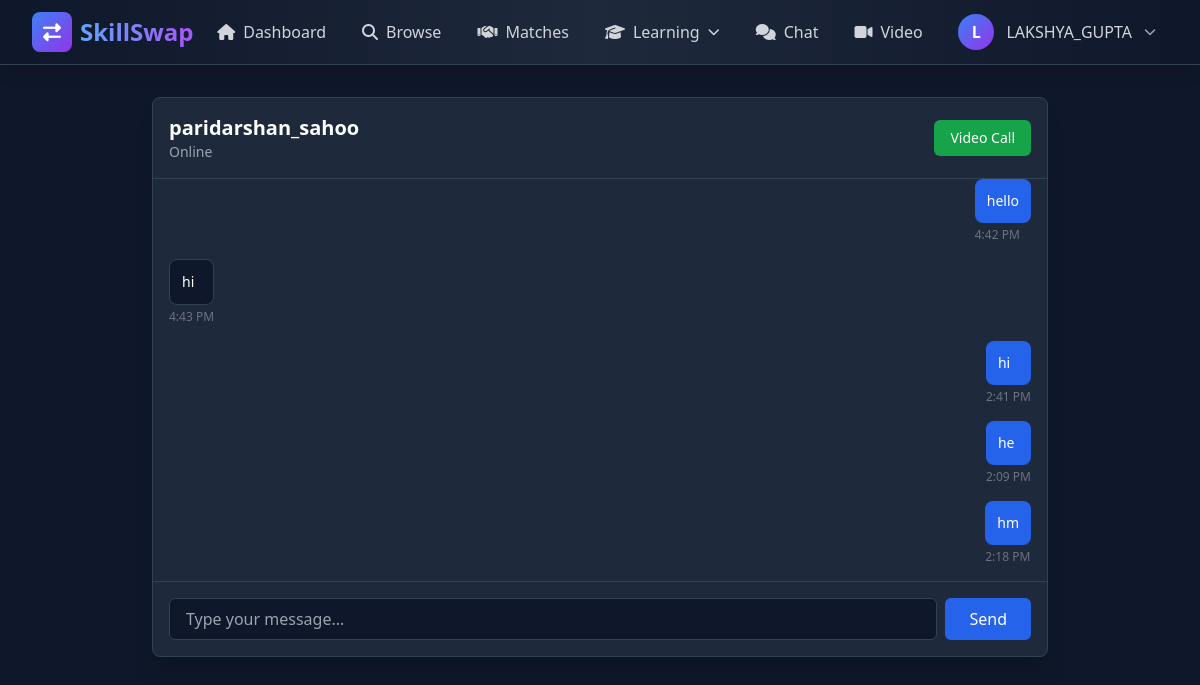
Page /chat/room/chat_1_2/ (signed in) on the committed database.
### chat/models.py (models this page shows, shortened)
class Message(models.Model):
    room = models.ForeignKey(ChatRoom, on_delete=models.CASCADE, related_name='messages')
    sender = models.ForeignKey(User, on_delete=models.CASCADE)
    content = models.TextField()
    timestamp = models.DateTimeField(auto_now_add=True)
    is_read = models.BooleanField(default=False)
    class Meta:
        ordering = ['timestamp']

### chat/views.py (the view)
# urls.py: path('room/<str:room_name>/', views.chat_room, name='chat_room'),
@login_required
def chat_room(request, room_name):
    room = get_object_or_404(ChatRoom, name=room_name, participants=request.user)
    chat_messages = room.messages.all().select_related('sender')
    Message.objects.filter(room=room).exclude(sender=request.user).update(is_read=True)
    other_user = room.participants.exclude(id=request.user.id).first()
    context = {
        'room': room,
        'chat_messages': chat_messages,
        'other_user': other_user,
    }
    return render(request, 'chat/chat_room.html', context)

### chat/templates/chat/chat_room.html (shortened to what this page needs)
{% extends 'base.html' %}
{% block content %}
<div class="max-w-4xl mx-auto">
    <div class="bg-dark-card rounded-lg shadow-xl border border-dark-border flex flex-col" style="height: 70vh;">
        <div class="p-4 border-b border-dark-border flex justify-between items-center">
            <div>
                <h2 class="text-xl font-bold text-white">{{ other_user.username }}</h2>
                <p class="text-sm text-gray-400">Online</p>
            </div>
            <a href="{% url 'video:start_call' other_user.id %}"
               class="bg-green-600 hover:bg-green-700 text-white px-4 py-2 rounded-md text-sm">
                Video Call
            </a>
        </div>
        <div id="chat-messages" class="flex-1 overflow-y-auto p-4 space-y-4">
            {% for message in chat_messages %}
            <div class="flex {% if message.sender == request.user %}justify-end{% else %}justify-start{% endif %}">
                <div class="max-w-xs lg:max-w-md">
                    <div class="{% if message.sender == request.user %}bg-blue-600{% else %}bg-dark-bg border border-dark-border{% endif %} rounded-lg p-3">
                        <p class="text-sm text-white">{{ message.content }}</p>
                    </div>
                    <p class="text-xs text-gray-500 mt-1">{{ message.timestamp|date:"g:i A" }}</p>
                </div>
            </div>
            {% endfor %}
        </div>
        <div class="p-4 border-t border-dark-border">
            <div class="flex space-x-2">
                <input type="text" id="message-input" placeholder="Type your message..."
                       class="flex-1 bg-dark-bg border border-dark-border rounded-md px-4 py-2 text-gray-100 focus:outline-none focus:border-blue-500">
                <button id="send-button" class="bg-blue-600 hover:bg-blue-700 text-white px-6 py-2 rounded-md">
                    Send
                </button>
            </div>
        </div>
    </div>
</div>
{% endblock %}

### templates/base.html (shortened to what this page needs)
<!DOCTYPE html>
<html lang="en" class="dark">
<head>
    <script src="https://cdn.tailwindcss.com"></script>
    <link rel="stylesheet" href="https://cdnjs.cloudflare.com/ajax/libs/font-awesome/6.4.0/css/all.min.css">
</head>
<body class="bg-dark-bg text-gray-100 min-h-screen">
    <nav class="bg-gradient-to-r from-slate-900 via-slate-800 to-slate-900 border-b border-slate-700 shadow-lg sticky top-0 z-50 backdrop-blur-sm bg-opacity-95">
        <div class="max-w-7xl mx-auto px-4 sm:px-6 lg:px-8">
            <div class="flex justify-between h-16">
                <div class="flex items-center">
                    <a href="{% url 'dashboard:home' %}" class="flex items-center space-x-2 group">
                        <div class="w-10 h-10 bg-gradient-to-br from-blue-500 to-purple-600 rounded-lg flex items-center justify-center transform group-hover:scale-110 transition-transform duration-300">
                            <i class="fas fa-exchange-alt text-white text-lg"></i>
                        </div>
                        <span class="text-2xl font-bold bg-gradient-to-r from-blue-400 to-purple-500 bg-clip-text text-transparent">SkillSwap</span>
                    </a>
                </div>
                {% if user.is_authenticated %}
                <div class="hidden lg:flex items-center space-x-1">
                    <a href="{% url 'dashboard:home' %}" class="nav-link px-4 py-2 text-gray-300 hover:text-white rounded-md hover:bg-slate-700/50 flex items-center space-x-2">
                        <i class="fas fa-home"></i>
                        <span>Dashboard</span>
                    </a>
                    <a href="{% url 'dashboard:browse_skills' %}" class="nav-link px-4 py-2 text-gray-300 hover:text-white rounded-md hover:bg-slate-700/50 flex items-center space-x-2">
                        <i class="fas fa-search"></i>
                        <span>Browse</span>
                    </a>
                    <a href="{% url 'dashboard:my_matches' %}" class="nav-link px-4 py-2 text-gray-300 hover:text-white rounded-md hover:bg-slate-700/50 flex items-center space-x-2">
                        <i class="fas fa-handshake"></i>
                        <span>Matches</span>
                    </a>
                    <div class="dropdown relative">
                        <button class="nav-link px-4 py-2 text-gray-300 hover:text-white rounded-md hover:bg-slate-700/50 flex items-center space-x-2">
                            <i class="fas fa-graduation-cap"></i>
                            <span>Learning</span>
                            <i class="fas fa-chevron-down text-xs"></i>
                        </button>
                    </div>
                    <a href="{% url 'chat:chat_list' %}" class="nav-link px-4 py-2 text-gray-300 hover:text-white rounded-md hover:bg-slate-700/50 flex items-center space-x-2">
                        <i class="fas fa-comments"></i>
                        <span>Chat</span>
                    </a>
                    <a href="{% url 'video:call_list' %}" class="nav-link px-4 py-2 text-gray-300 hover:text-white rounded-md hover:bg-slate-700/50 flex items-center space-x-2">
                        <i class="fas fa-video"></i>
                        <span>Video</span>
                    </a>
                </div>
                <div class="flex items-center space-x-4">
                    <div class="dropdown relative hidden lg:block">
                        <button class="flex items-center space-x-3 px-3 py-2 rounded-lg hover:bg-slate-700/50 transition-colors">
                            <div class="w-9 h-9 bg-gradient-to-br from-blue-500 to-purple-600 rounded-full flex items-center justify-center text-white font-semibold">
                                {{ user.username.0|upper }}
                            </div>
                            <span class="text-gray-300 font-medium">{{ user.username }}</span>
                            <i class="fas fa-chevron-down text-xs text-gray-400"></i>
                        </button>
                    </div>
                </div>
                {% endif %}
            </div>
        </div>
    </nav>
    <main class="max-w-7xl mx-auto px-4 sm:px-6 lg:px-8 py-8">
        {% block content %}{% endblock %}
    </main>
</body>
</html>

### templates/base.html (style rules this page uses)
.nav-link { position: relative; transition: all 0.3s ease; }
.nav-link::after { content: ''; position: absolute; bottom: -2px; left: 50%; width: 0; height: 2px; background: linear-gradient(90deg, #3b82f6, #8b5cf6); transition: all 0.3s ease; transform: translateX(-50%); }
.dropdown { position: relative; }
.dropdown::before { content: ''; position: absolute; top: 100%; left: 0; right: 0; height: 0.5rem; }

### rows in the picture
Message: content "hello", timestamp "4:42 PM"
Message: content "hi", timestamp "4:43 PM"
Message: content "hi", timestamp "2:41 PM"
Message: content "he", timestamp "2:09 PM"
Message: content "hm", timestamp "2:18 PM"

### other values in the picture
{{ user.username.0|upper }} "L"
{{ user.username }} "LAKSHYA_GUPTA"
{{ other_user.username }} "paridarshan_sahoo"
